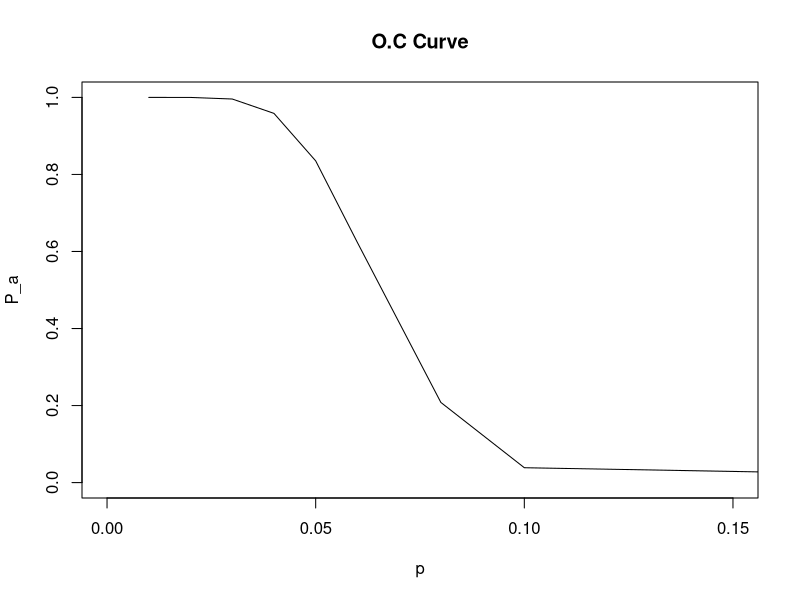
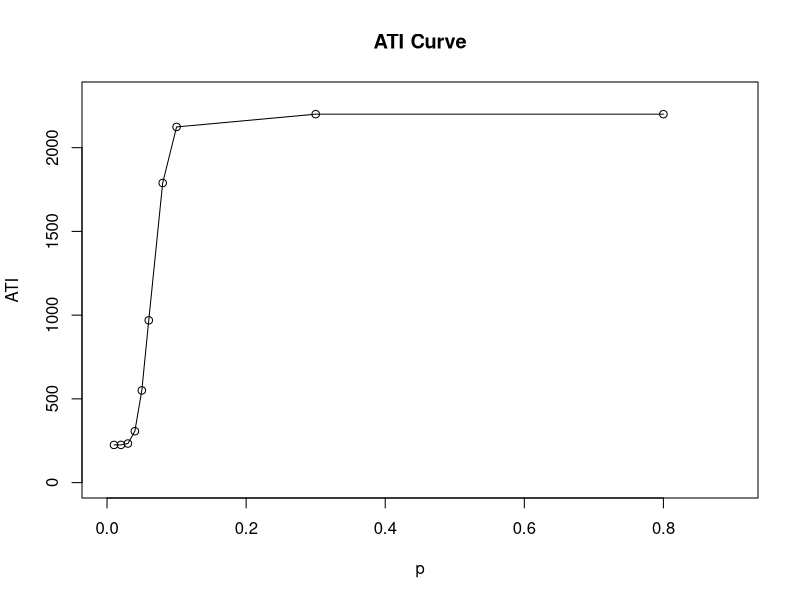
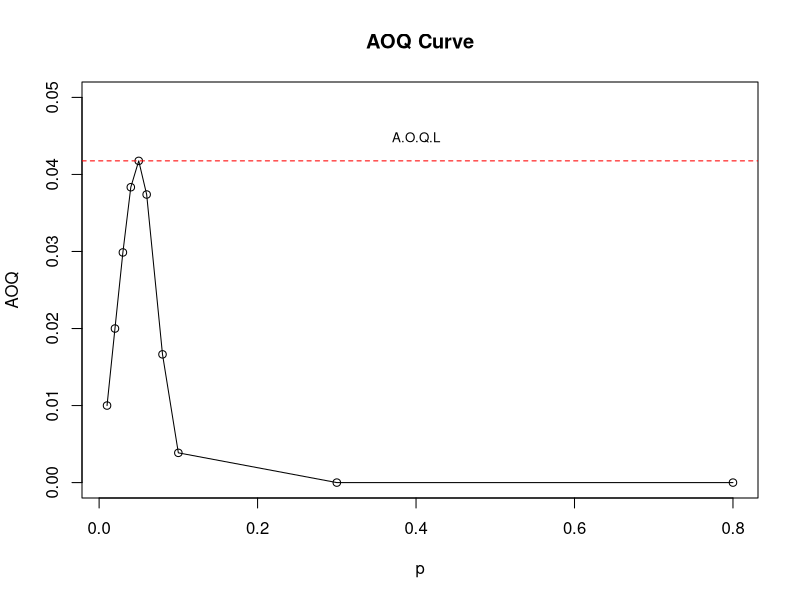

Write the R code that produced these figures, in order.
#Page no. 1.54
rm(list=ls(all=T))
N=2200
n=225
c=14
p<-c(seq(0.01,0.06,0.01),0.08,0.10,0.30,0.80)
lambda<-n*p
P_a<-NULL
for(i in 1:length(lambda)){
  P_a[i]<-round(sum(dpois(seq(0,c),lambda[i])),6)
}
AOQ<-p*P_a
ATI<-n+(N-n)*(1-P_a)
comp<-data.frame(p,lambda,P_a,AOQ,ATI)
comp
plot(p,P_a,type = "l",main ="O.C Curve",xlim = c(0,.15))
plot(p,ATI,type = "o",main="ATI Curve",xlim=c(0,0.9),ylim=c(0,2300))
plot(p,AOQ,main="AOQ Curve",type="o",ylim=c(0,0.05))
abline(h=max(AOQ),lty=2,col="red")
text(0.4,max(AOQ)+0.003,"A.O.Q.L",cex=0.8)
#"The answer provided in the textbook is wrong." 
